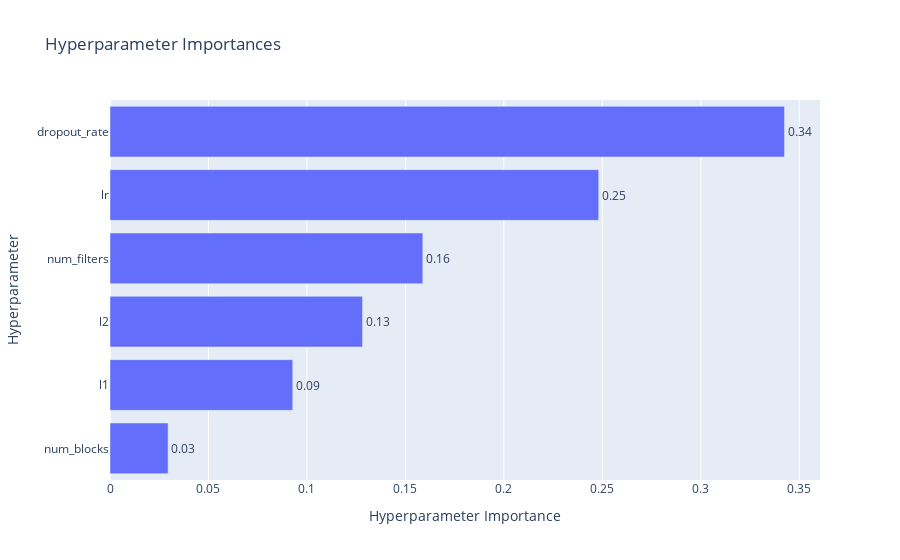

Source (notebook cell):
### Code cell
# Plot parameter importances
optuna.visualization.plot_param_importances(study)

### Figure 1 — Plotly figure (JSON) as saved in the notebook; plotly's stock layout.template omitted (floating-point values rounded to 4 significant figures)
{"data": [{"cliponaxis": false, "hovertemplate": ["num_blocks (IntDistribution): 0.02951274364800667<extra></extra>", "l1 (FloatDistribution): 0.09278800689854044<extra></extra>", "l2 (FloatDistribution): 0.12822184406952458<extra></extra>", "num_filters (IntDistribution): 0.15883618236537417<extra></extra>", "lr (FloatDistribution): 0.24814929419030332<extra></extra>", "dropout_rate (FloatDistribution): 0.34249192882825086<extra></extra>"], "name": "Objective Value", "orientation": "h", "text": ["0.03", "0.09", "0.13", "0.16", "0.25", "0.34"], "textposition": "outside", "type": "bar", "x": [0.02951, 0.09279, 0.1282, 0.1588, 0.2481, 0.3425], "y": ["num_blocks", "l1", "l2", "num_filters", "lr", "dropout_rate"]}], "layout": {"title": {"text": "Hyperparameter Importances"}, "xaxis": {"title": {"text": "Hyperparameter Importance"}}, "yaxis": {"title": {"text": "Hyperparameter"}}}}
